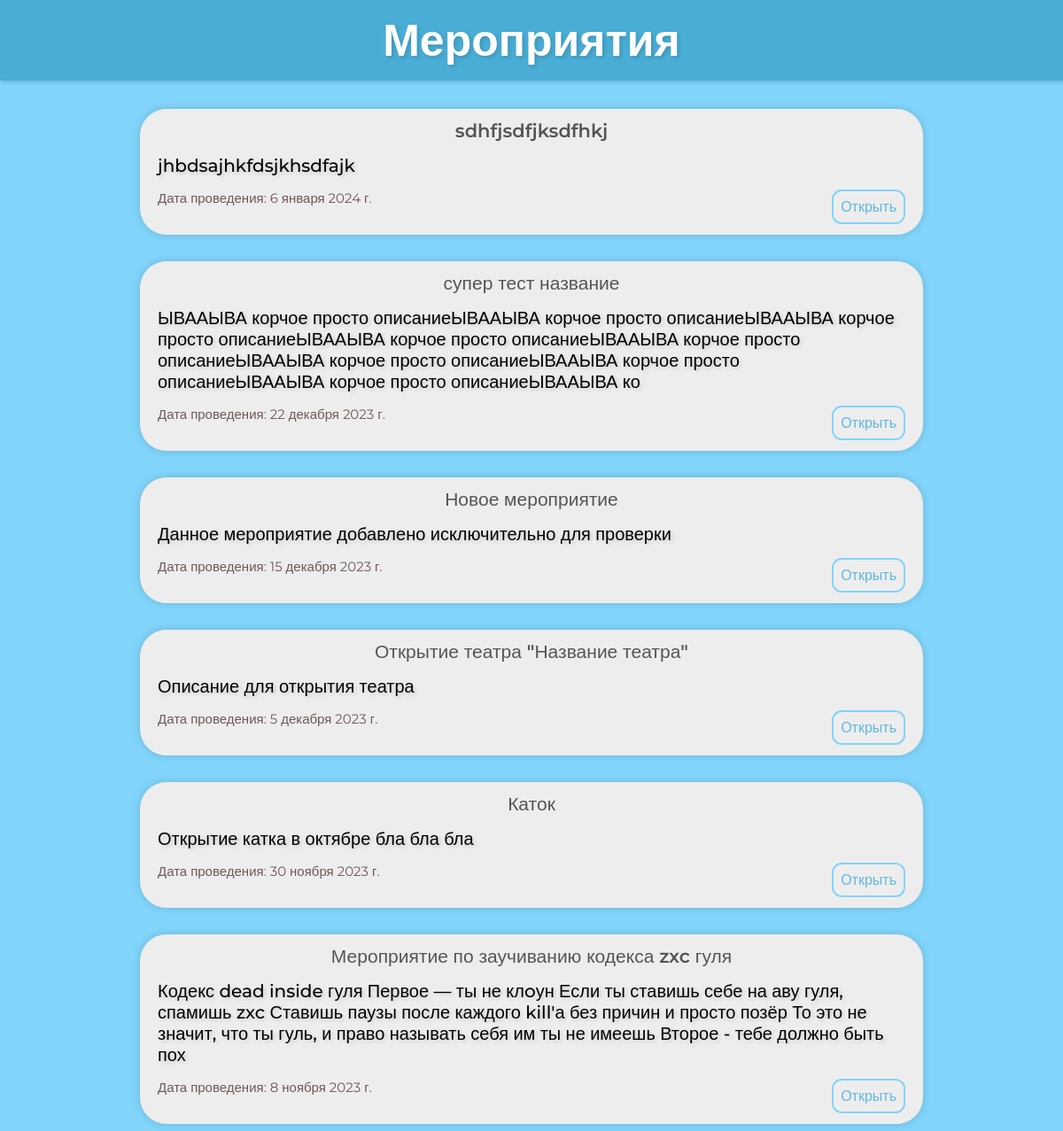
The page /events on the database as committed earlier.
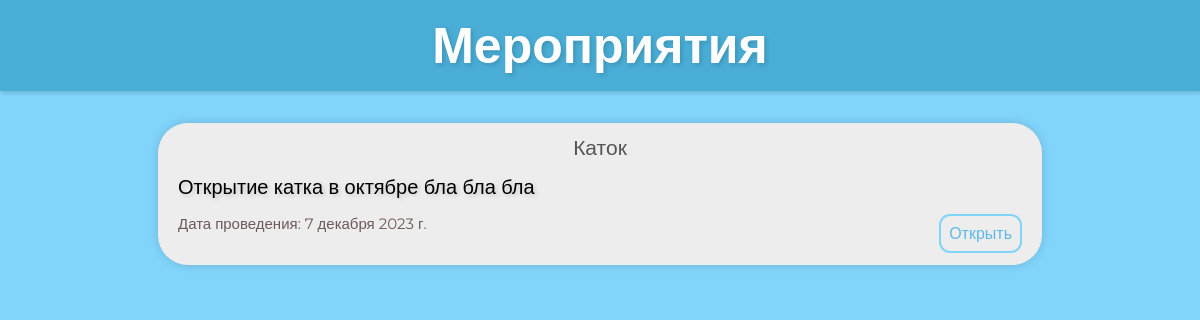
The same page on the database as committed later.
### events/models.py (models this page shows, shortened)
class Events(models.Model):
    title = models.CharField('Название', max_length=155)
    description = models.CharField('Описание', max_length=250)
    full_text = models.TextField('Мероприятие')
    date = models.DateField('Дата мероприятия')
    class Meta:
        verbose_name = 'Мероприятие'
        verbose_name_plural = 'Мероприятия'

### events/views.py (the view)
# urls.py: path('', views.events, name='events'),
def events(request):
    current_events = Events.objects.order_by('-date')
    return render(request, 'events/events.html', {'current_events': current_events})

### events/templates/events/events.html (shortened to what this page needs)
{% load static %}
<!DOCTYPE html>
<html lang="en">
<head>
    <link rel="stylesheet" type="text/css" href="{% static 'events/styles.css' %}">
</head>
<body>
    <h1 class="events-header">
        <div class="text-header">Мероприятия</div>
    </h1>
    <div class="events-list">
        {% for el in current_events %}
            <div class="block-event">
                <div class="title">{{ el.title }}</div>
                <div class="description">{{ el.description }}</div>
                <span class="date">Дата проведения: {{el.date}}</span>
                <a href="{% url 'event_detail' event_id=el.id %}" class="open-button">Открыть</a>
            </div>
        {% endfor %}
    </div>
</body>
</html>

Rows that differ between the two databases and show on the page:
removed Events: title "sdhfjsdfjksdfhkj", description "jhbdsajhkfdsjkhsdfajk", date "6 января 2024 г."
removed Events: title "супер тест название", description "ЫВААЫВА корчое просто описаниеЫВААЫВА корчое просто описаниеЫВААЫВА корчое просто описаниеЫВААЫВА корчое просто описаниеЫВААЫВА корчое просто описаниеЫВААЫВА корчое просто описаниеЫВААЫВА корчое просто описаниеЫВААЫВА корчое просто описаниеЫВААЫВА ко", date "22 декабря 2023 г."
removed Events: title "Новое мероприятие", description "Данное мероприятие добавлено исключительно для проверки", date "15 декабря 2023 г."
removed Events: title "Открытие театра \"Название театра\"", description "Описание для открытия театра", date "5 декабря 2023 г."
removed Events: title "Мероприятие по заучиванию кодекса zxc гуля", description "Кодекс dead inside гуля Первое — ты не клoун Если ты ставишь себе на аву гуля, спамишь zxc Ставишь паузы после каждого kill'а без причин и просто позёр То это не значит, что ты гуль, и право называть себя им ты не имеешь Второе - тебе должно быть пох", date "8 ноября 2023 г."
changed Events "Каток": date "30 ноября 2023 г." → "7 декабря 2023 г."
